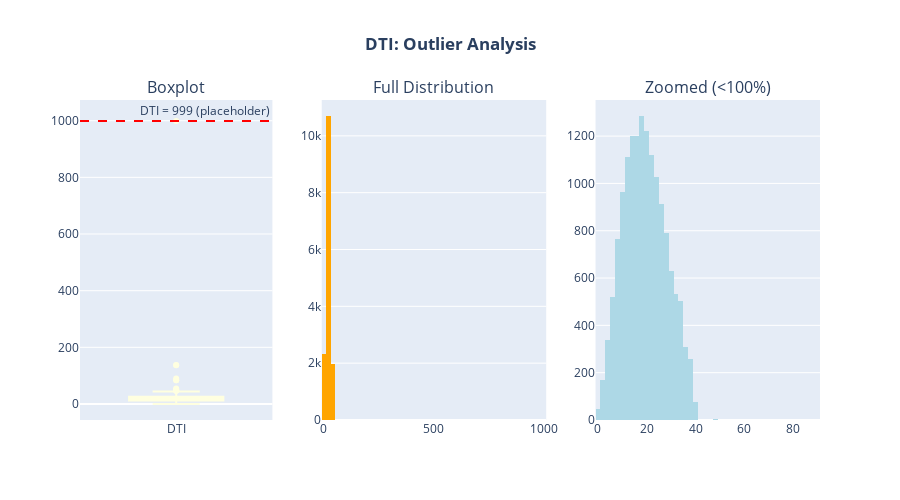

This figure's notebook cell:
### Code cell
#### DTI Outliers - Interactive

fig = make_subplots(
    rows=1, cols=3,
    subplot_titles=('Boxplot', 'Full Distribution', 'Zoomed (<100%)'),
    column_widths=[0.3, 0.35, 0.35]
)

# Boxplot
fig.add_trace(
    go.Box(
        y=df_subset['dti'],
        name='DTI',
        marker_color='lightyellow',
        boxmean=True
    ),
    row=1, col=1
)

# Add 999 line
fig.add_hline(
    y=999,
    line_dash="dash",
    line_color="red",
    annotation_text="DTI = 999 (placeholder)",
    row=1, col=1
)

# Full histogram
fig.add_trace(
    go.Histogram(
        x=df_subset['dti'],
        nbinsx=50,
        marker_color='orange',
        name='All DTI'
    ),
    row=1, col=2
)

# Zoomed
fig.add_trace(
    go.Histogram(
        x=df_subset[df_subset['dti'] < 100]['dti'],
        nbinsx=50,
        marker_color='lightblue',
        name='DTI <100%'
    ),
    row=1, col=3
)

fig.update_layout(
    title_text="<b>DTI: Outlier Analysis</b>",
    title_x=0.5,
    height=500,
    showlegend=False
)

fig.show()

### Figure 1 — Plotly figure (JSON) as saved in the notebook; plotly's stock layout.template omitted (floating-point values rounded to 4 significant figures; data arrays with more than 128 entries replaced by an {"elided": "..."} marker saying what was removed)
{"data": [{"boxmean": true, "marker": {"color": "lightyellow"}, "name": "DTI", "type": "box", "xaxis": "x", "y": {"elided": "15000 float values"}, "yaxis": "y"}, {"marker": {"color": "orange"}, "name": "All DTI", "nbinsx": 50, "type": "histogram", "x": {"elided": "15000 float values"}, "xaxis": "x2", "yaxis": "y2"}, {"marker": {"color": "lightblue"}, "name": "DTI <100%", "nbinsx": 50, "type": "histogram", "x": {"elided": "14997 float values"}, "xaxis": "x3", "yaxis": "y3"}], "layout": {"annotations": [{"font": {"size": 16}, "showarrow": false, "text": "Boxplot", "x": 0.13, "xanchor": "center", "xref": "paper", "y": 1, "yanchor": "bottom", "yref": "paper"}, {"font": {"size": 16}, "showarrow": false, "text": "Full Distribution", "x": 0.4783, "xanchor": "center", "xref": "paper", "y": 1, "yanchor": "bottom", "yref": "paper"}, {"font": {"size": 16}, "showarrow": false, "text": "Zoomed (<100%)", "x": 0.8483, "xanchor": "center", "xref": "paper", "y": 1, "yanchor": "bottom", "yref": "paper"}, {"showarrow": false, "text": "DTI = 999 (placeholder)", "x": 1, "xanchor": "right", "xref": "x domain", "y": 999, "yanchor": "bottom", "yref": "y"}], "height": 500, "shapes": [{"line": {"color": "red", "dash": "dash"}, "type": "line", "x0": 0, "x1": 1, "xref": "x domain", "y0": 999, "y1": 999, "yref": "y"}], "showlegend": false, "title": {"text": "<b>DTI: Outlier Analysis</b>", "x": 0.5}, "xaxis": {"anchor": "y", "domain": [0, 0.26]}, "xaxis2": {"anchor": "y2", "domain": [0.3267, 0.63]}, "xaxis3": {"anchor": "y3", "domain": [0.6967, 1]}, "yaxis": {"anchor": "x", "domain": [0, 1]}, "yaxis2": {"anchor": "x2", "domain": [0, 1]}, "yaxis3": {"anchor": "x3", "domain": [0, 1]}}}
